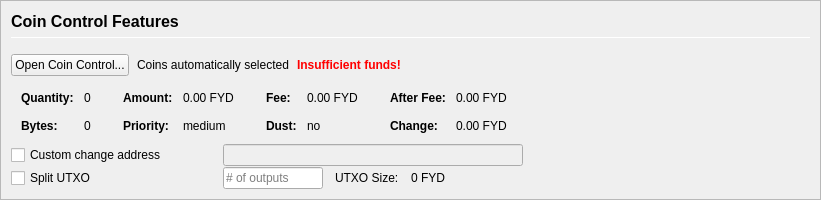
         <widget class="QFrame" name="frameCoinControl">
          <property name="sizePolicy">
           <sizepolicy hsizetype="Expanding" vsizetype="Expanding">
            <horstretch>0</horstretch>
            <verstretch>0</verstretch>
           </sizepolicy>
          </property>
          <property name="maximumSize">
           <size>
            <width>16777215</width>
            <height>16777215</height>
           </size>
          </property>
          <property name="frameShape">
           <enum>QFrame::StyledPanel</enum>
          </property>
          <property name="frameShadow">
           <enum>QFrame::Sunken</enum>
          </property>
          <layout class="QVBoxLayout" name="verticalLayoutCoinControl2">
           <property name="spacing">
            <number>0</number>
           </property>
           <property name="leftMargin">
            <number>0</number>
           </property>
           <property name="topMargin">
            <number>0</number>
           </property>
           <property name="rightMargin">
            <number>0</number>
           </property>
           <property name="bottomMargin">
            <number>0</number>
           </property>
           <item>
            <widget class="QFrame" name="frameCoinControl_BG">
             <layout class="QVBoxLayout" name="verticalLayoutCoinControl" stretch="0,0,0,0,0,0">
              <property name="spacing">
               <number>1</number>
              </property>
              <property name="leftMargin">
               <number>10</number>
              </property>
              <property name="topMargin">
               <number>10</number>
              </property>
              <item>
               <layout class="QHBoxLayout" name="horizontalLayoutCoinControl1">
                <property name="bottomMargin">
                 <number>15</number>
                </property>
                <item>
                 <layout class="QVBoxLayout" name="verticalLayout_3">
                  <property name="spacing">
                   <number>6</number>
                  </property>
                  <item>
                   <widget class="QLabel" name="labelCoinControlFeatures">
                    <property name="sizePolicy">
                     <sizepolicy hsizetype="Preferred" vsizetype="Maximum">
                      <horstretch>0</horstretch>
                      <verstretch>0</verstretch>
                     </sizepolicy>
                    </property>
                    <property name="minimumSize">
                     <size>
                      <width>0</width>
                      <height>20</height>
                     </size>
                    </property>
                    <property name="font">
                     <font>
                      <pointsize>12</pointsize>
                      <weight>75</weight>
                      <bold>true</bold>
                     </font>
                    </property>
                    <property name="styleSheet">
                     <string notr="true">font-weight:bold;</string>
                    </property>
                    <property name="text">
                     <string>Coin Control Features</string>
                    </property>
                   </widget>
                  </item>
                  <item>
                   <widget class="Line" name="line">
                    <property name="minimumSize">
                     <size>
                      <width>0</width>
                      <height>1</height>
                     </size>
                    </property>
                    <property name="maximumSize">
                     <size>
                      <width>16777215</width>
                      <height>1</height>
                     </size>
                    </property>
                    <property name="orientation">
                     <enum>Qt::Horizontal</enum>
                    </property>
                   </widget>
                  </item>
                 </layout>
                </item>
               </layout>
              </item>
              <item>
               <layout class="QHBoxLayout" name="horizontalLayoutCoinControl2" stretch="0,0,0,0">
                <property name="spacing">
                 <number>8</number>
                </property>
                <property name="bottomMargin">
                 <number>10</number>
                </property>
                <item>
                 <widget class="QPushButton" name="pushButtonCoinControl">
                  <property name="styleSheet">
                   <string notr="true"/>
                  </property>
                  <property name="text">
                   <string>Open Coin Control...</string>
                  </property>
                  <property name="autoDefault">
                   <bool>false</bool>
                  </property>
                 </widget>
                </item>
                <item>
                 <widget class="QLabel" name="labelCoinControlAutomaticallySelected">
                  <property name="text">
                   <string>Coins automatically selected</string>
                  </property>
                  <property name="margin">
                   <number>5</number>
                  </property>
                 </widget>
                </item>
                <item>
                 <widget class="QLabel" name="labelCoinControlInsuffFunds">
                  <property name="font">
                   <font>
                    <weight>75</weight>
                    <bold>true</bold>
                   </font>
                  </property>
                  <property name="styleSheet">
                   <string notr="true">color:red;font-weight:bold;</string>
                  </property>
                  <property name="text">
                   <string>Insufficient funds!</string>
                  </property>
                  <property name="margin">
                   <number>5</number>
                  </property>
                 </widget>
                </item>
                <item>
                 <spacer name="horizontalSpacerCoinControl">
                  <property name="orientation">
                   <enum>Qt::Horizontal</enum>
                  </property>
                  <property name="sizeHint" stdset="0">
                   <size>
                    <width>40</width>
                    <height>1</height>
                   </size>
                  </property>
                 </spacer>
                </item>
               </layout>
              </item>
              <item>
               <widget class="QWidget" name="widgetCoinControl" native="true">
                <property name="sizePolicy">
                 <sizepolicy hsizetype="Preferred" vsizetype="Preferred">
                  <horstretch>0</horstretch>
                  <verstretch>0</verstretch>
                 </sizepolicy>
                </property>
                <property name="minimumSize">
                 <size>
                  <width>0</width>
                  <height>0</height>
                 </size>
                </property>
                <property name="styleSheet">
                 <string notr="true"/>
                </property>
                <layout class="QHBoxLayout" name="horizontalLayoutCoinControl5">
                 <property name="leftMargin">
                  <number>0</number>
                 </property>
                 <property name="topMargin">
                  <number>0</number>
                 </property>
                 <property name="rightMargin">
                  <number>0</number>
                 </property>
                 <property name="bottomMargin">
                  <number>0</number>
                 </property>
                 <item>
                  <layout class="QHBoxLayout" name="horizontalLayoutCoinControl3" stretch="0,0,0,1">
                   <property name="spacing">
                    <number>20</number>
                   </property>
                   <property name="topMargin">
                    <number>0</number>
                   </property>
                   <property name="bottomMargin">
                    <number>10</number>
                   </property>
                   <item>
                    <layout class="QFormLayout" name="formLayoutCoinControl1">
                     <property name="horizontalSpacing">
                      <number>10</number>
                     </property>
                     <property name="verticalSpacing">
                      <number>14</number>
                     </property>
                     <property name="leftMargin">
                      <number>10</number>
                     </property>
                     <property name="topMargin">
                      <number>4</number>
                     </property>
                     <property name="rightMargin">
                      <number>6</number>
                     </property>
                     <item row="0" column="0">
                      <widget class="QLabel" name="labelCoinControlQuantityText">
                       <property name="font">
                        <font>
                         <weight>75</weight>
                         <bold>true</bold>
                        </font>
                       </property>
                       <property name="text">
                        <string>Quantity:</string>
                       </property>
                       <property name="margin">
                        <number>0</number>
                       </property>
                      </widget>
                     </item>
                     <item row="0" column="1">
                      <widget class="QLabel" name="labelCoinControlQuantity">
                       <property name="cursor">
                        <cursorShape>IBeamCursor</cursorShape>
                       </property>
                       <property name="contextMenuPolicy">
                        <enum>Qt::ActionsContextMenu</enum>
                       </property>
                       <property name="text">
                        <string notr="true">0</string>
                       </property>
                       <property name="margin">
                        <number>0</number>
                       </property>
                       <property name="textInteractionFlags">
                        <set>Qt::LinksAccessibleByMouse|Qt::TextSelectableByKeyboard|Qt::TextSelectableByMouse</set>
                       </property>
                      </widget>
                     </item>
                     <item row="1" column="0">
                      <widget class="QLabel" name="labelCoinControlBytesText">
                       <property name="font">
                        <font>
                         <weight>75</weight>
                         <bold>true</bold>
                        </font>
                       </property>
                       <property name="text">
                        <string>Bytes:</string>
                       </property>
                      </widget>
                     </item>
                     <item row="1" column="1">
                      <widget class="QLabel" name="labelCoinControlBytes">
                       <property name="cursor">
                        <cursorShape>IBeamCursor</cursorShape>
                       </property>
                       <property name="contextMenuPolicy">
                        <enum>Qt::ActionsContextMenu</enum>
                       </property>
                       <property name="text">
                        <string notr="true">0</string>
                       </property>
                       <property name="textInteractionFlags">
                        <set>Qt::LinksAccessibleByMouse|Qt::TextSelectableByKeyboard|Qt::TextSelectableByMouse</set>
                       </property>
                      </widget>
                     </item>
                    </layout>
                   </item>
                   <item>
                    <layout class="QFormLayout" name="formLayoutCoinControl2">
                     <property name="horizontalSpacing">
                      <number>10</number>
                     </property>
                     <property name="verticalSpacing">
                      <number>14</number>
                     </property>
                     <property name="leftMargin">
                      <number>6</number>
                     </property>
                     <property name="topMargin">
                      <number>4</number>
                     </property>
                     <property name="rightMargin">
                      <number>6</number>
                     </property>
                     <item row="0" column="0">
                      <widget class="QLabel" name="labelCoinControlAmountText">
                       <property name="font">
                        <font>
                         <weight>75</weight>
                         <bold>true</bold>
                        </font>
                       </property>
                       <property name="text">
                        <string>Amount:</string>
                       </property>
                       <property name="margin">
                        <number>0</number>
                       </property>
                      </widget>
                     </item>
                     <item row="0" column="1">
                      <widget class="QLabel" name="labelCoinControlAmount">
                       <property name="cursor">
                        <cursorShape>IBeamCursor</cursorShape>
                       </property>
                       <property name="contextMenuPolicy">
                        <enum>Qt::ActionsContextMenu</enum>
                       </property>
                       <property name="text">
                        <string notr="true">0.00 FYD</string>
                       </property>
                       <property name="textInteractionFlags">
                        <set>Qt::LinksAccessibleByMouse|Qt::TextSelectableByKeyboard|Qt::TextSelectableByMouse</set>
                       </property>
                      </widget>
                     </item>
                     <item row="1" column="0">
                      <widget class="QLabel" name="labelCoinControlPriorityText">
                       <property name="font">
                        <font>
                         <weight>75</weight>
                         <bold>true</bold>
                        </font>
                       </property>
                       <property name="text">
                        <string>Priority:</string>
                       </property>
                      </widget>
                     </item>
                     <item row="1" column="1">
                      <widget class="QLabel" name="labelCoinControlPriority">
                       <property name="cursor">
                        <cursorShape>IBeamCursor</cursorShape>
                       </property>
                       <property name="contextMenuPolicy">
                        <enum>Qt::ActionsContextMenu</enum>
                       </property>
                       <property name="text">
                        <string>medium</string>
                       </property>
                       <property name="textInteractionFlags">
                        <set>Qt::LinksAccessibleByMouse|Qt::TextSelectableByKeyboard|Qt::TextSelectableByMouse</set>
                       </property>
                      </widget>
                     </item>
                    </layout>
                   </item>
                   <item>
                    <layout class="QFormLayout" name="formLayoutCoinControl3">
                     <property name="horizontalSpacing">
                      <number>10</number>
                     </property>
                     <property name="verticalSpacing">
                      <number>14</number>
                     </property>
                     <property name="leftMargin">
                      <number>6</number>
                     </property>
                     <property name="topMargin">
                      <number>4</number>
                     </property>
                     <property name="rightMargin">
                      <number>6</number>
                     </property>
                     <item row="0" column="0">
                      <widget class="QLabel" name="labelCoinControlFeeText">
                       <property name="font">
                        <font>
                         <weight>75</weight>
                         <bold>true</bold>
                        </font>
                       </property>
                       <property name="text">
                        <string>Fee:</string>
                       </property>
                       <property name="margin">
                        <number>0</number>
                       </property>
                      </widget>
                     </item>
                     <item row="0" column="1">
                      <widget class="QLabel" name="labelCoinControlFee">
                       <property name="cursor">
                        <cursorShape>IBeamCursor</cursorShape>
                       </property>
                       <property name="contextMenuPolicy">
                        <enum>Qt::ActionsContextMenu</enum>
                       </property>
                       <property name="text">
                        <string notr="true">0.00 FYD</string>
                       </property>
                       <property name="textInteractionFlags">
                        <set>Qt::LinksAccessibleByMouse|Qt::TextSelectableByKeyboard|Qt::TextSelectableByMouse</set>
                       </property>
                      </widget>
                     </item>
                     <item row="1" column="0">
                      <widget class="QLabel" name="labelCoinControlLowOutputText">
                       <property name="font">
                        <font>
                         <weight>75</weight>
                         <bold>true</bold>
                        </font>
                       </property>
                       <property name="text">
                        <string>Dust:</string>
                       </property>
                      </widget>
                     </item>
                     <item row="1" column="1">
                      <widget class="QLabel" name="labelCoinControlLowOutput">
                       <property name="cursor">
                        <cursorShape>IBeamCursor</cursorShape>
                       </property>
                       <property name="contextMenuPolicy">
                        <enum>Qt::ActionsContextMenu</enum>
                       </property>
                       <property name="text">
                        <string>no</string>
                       </property>
                       <property name="textInteractionFlags">
                        <set>Qt::LinksAccessibleByMouse|Qt::TextSelectableByKeyboard|Qt::TextSelectableByMouse</set>
                       </property>
                      </widget>
                     </item>
                    </layout>
                   </item>
                   <item>
                    <layout class="QFormLayout" name="formLayoutCoinControl4">
                     <property name="horizontalSpacing">
                      <number>10</number>
                     </property>
                     <property name="verticalSpacing">
                      <number>14</number>
                     </property>
                     <property name="leftMargin">
                      <number>6</number>
                     </property>
                     <property name="topMargin">
                      <number>4</number>
                     </property>
                     <property name="rightMargin">
                      <number>6</number>
                     </property>
                     <item row="0" column="0">
                      <widget class="QLabel" name="labelCoinControlAfterFeeText">
                       <property name="font">
                        <font>
                         <weight>75</weight>
                         <bold>true</bold>
                        </font>
                       </property>
                       <property name="text">
                        <string>After Fee:</string>
                       </property>
                       <property name="margin">
                        <number>0</number>
                       </property>
                      </widget>
                     </item>
                     <item row="0" column="1">
                      <widget class="QLabel" name="labelCoinControlAfterFee">
                       <property name="cursor">
                        <cursorShape>IBeamCursor</cursorShape>
                       </property>
                       <property name="contextMenuPolicy">
                        <enum>Qt::ActionsContextMenu</enum>
                       </property>
                       <property name="text">
                        <string notr="true">0.00 FYD</string>
                       </property>
                       <property name="textInteractionFlags">
                        <set>Qt::LinksAccessibleByMouse|Qt::TextSelectableByKeyboard|Qt::TextSelectableByMouse</set>
                       </property>
                      </widget>
                     </item>
                     <item row="1" column="0">
                      <widget class="QLabel" name="labelCoinControlChangeText">
                       <property name="font">
                        <font>
                         <weight>75</weight>
                         <bold>true</bold>
                        </font>
                       </property>
                       <property name="text">
                        <string>Change:</string>
                       </property>
                      </widget>
                     </item>
                     <item row="1" column="1">
                      <widget class="QLabel" name="labelCoinControlChange">
                       <property name="cursor">
                        <cursorShape>IBeamCursor</cursorShape>
                       </property>
                       <property name="contextMenuPolicy">
                        <enum>Qt::ActionsContextMenu</enum>
                       </property>
                       <property name="text">
                        <string notr="true">0.00 FYD</string>
                       </property>
                       <property name="textInteractionFlags">
                        <set>Qt::LinksAccessibleByMouse|Qt::TextSelectableByKeyboard|Qt::TextSelectableByMouse</set>
                       </property>
                      </widget>
                     </item>
                    </layout>
                   </item>
                  </layout>
                 </item>
                </layout>
               </widget>
              </item>
              <item>
               <layout class="QHBoxLayout" name="horizontalLayoutCoinControl4">
                <property name="spacing">
                 <number>12</number>
                </property>
                <property name="sizeConstraint">
                 <enum>QLayout::SetDefaultConstraint</enum>
                </property>
                <property name="topMargin">
                 <number>0</number>
                </property>
                <property name="rightMargin">
                 <number>0</number>
                </property>
                <item>
                 <widget class="QCheckBox" name="checkBoxCoinControlChange">
                  <property name="sizePolicy">
                   <sizepolicy hsizetype="Preferred" vsizetype="Preferred">
                    <horstretch>0</horstretch>
                    <verstretch>0</verstretch>
                   </sizepolicy>
                  </property>
                  <property name="minimumSize">
                   <size>
                    <width>200</width>
                    <height>0</height>
                   </size>
                  </property>
                  <property name="maximumSize">
                   <size>
                    <width>200</width>
                    <height>16777215</height>
                   </size>
                  </property>
                  <property name="toolTip">
                   <string>If this is activated, but the change address is empty or invalid, change will be sent to a newly generated address.</string>
                  </property>
                  <property name="text">
                   <string>Custom change address</string>
                  </property>
                 </widget>
                </item>
                <item>
                 <widget class="QValidatedLineEdit" name="lineEditCoinControlChange">
                  <property name="enabled">
                   <bool>false</bool>
                  </property>
                  <property name="sizePolicy">
                   <sizepolicy hsizetype="Preferred" vsizetype="Preferred">
                    <horstretch>0</horstretch>
                    <verstretch>0</verstretch>
                   </sizepolicy>
                  </property>
                  <property name="minimumSize">
                   <size>
                    <width>300</width>
                    <height>0</height>
                   </size>
                  </property>
                 </widget>
                </item>
                <item>
                 <widget class="QLabel" name="labelCoinControlChangeLabel">
                  <property name="sizePolicy">
                   <sizepolicy hsizetype="Preferred" vsizetype="Preferred">
                    <horstretch>0</horstretch>
                    <verstretch>0</verstretch>
                   </sizepolicy>
                  </property>
                  <property name="minimumSize">
                   <size>
                    <width>100</width>
                    <height>0</height>
                   </size>
                  </property>
                  <property name="text">
                   <string/>
                  </property>
                  <property name="margin">
                   <number>3</number>
                  </property>
                 </widget>
                </item>
               </layout>
              </item>
              <item>
               <layout class="QHBoxLayout" name="horizontalLayoutCoinControl6">
                <property name="spacing">
                 <number>12</number>
                </property>
                <property name="rightMargin">
                 <number>0</number>
                </property>
                <item>
                 <widget class="QCheckBox" name="splitBlockCheckBox">
                  <property name="sizePolicy">
                   <sizepolicy hsizetype="Preferred" vsizetype="Preferred">
                    <horstretch>0</horstretch>
                    <verstretch>0</verstretch>
                   </sizepolicy>
                  </property>
                  <property name="minimumSize">
                   <size>
                    <width>200</width>
                    <height>0</height>
                   </size>
                  </property>
                  <property name="maximumSize">
                   <size>
                    <width>200</width>
                    <height>16777215</height>
                   </size>
                  </property>
                  <property name="text">
                   <string>Split UTXO</string>
                  </property>
                 </widget>
                </item>
                <item>
                 <widget class="QLineEdit" name="splitBlockLineEdit">
                  <property name="sizePolicy">
                   <sizepolicy hsizetype="Preferred" vsizetype="Preferred">
                    <horstretch>50</horstretch>
                    <verstretch>0</verstretch>
                   </sizepolicy>
                  </property>
                  <property name="minimumSize">
                   <size>
                    <width>100</width>
                    <height>0</height>
                   </size>
                  </property>
                  <property name="maximumSize">
                   <size>
                    <width>100</width>
                    <height>16777215</height>
                   </size>
                  </property>
                  <property name="placeholderText">
                   <string># of outputs</string>
                  </property>
                 </widget>
                </item>
                <item>
                 <widget class="QLabel" name="labelBlockSizeText">
                  <property name="text">
                   <string>UTXO Size:</string>
                  </property>
                 </widget>
                </item>
                <item>
                 <widget class="QLabel" name="labelBlockSize">
                  <property name="text">
                   <string>0 FYD</string>
                  </property>
                 </widget>
                </item>
                <item>
                 <spacer name="horizontalSpacer_7">
                  <property name="orientation">
                   <enum>Qt::Horizontal</enum>
                  </property>
                  <property name="sizeHint" stdset="0">
                   <size>
                    <width>40</width>
                    <height>20</height>
                   </size>
                  </property>
                 </spacer>
                </item>
               </layout>
              </item>
              <item>
               <spacer name="verticalSpacerCoinControl">
                <property name="orientation">
                 <enum>Qt::Vertical</enum>
                </property>
                <property name="sizeHint" stdset="0">
                 <size>
                  <width>800</width>
                  <height>1</height>
                 </size>
                </property>
               </spacer>
              </item>
             </layout>
            </widget>
           </item>
          </layout>
         </widget>
